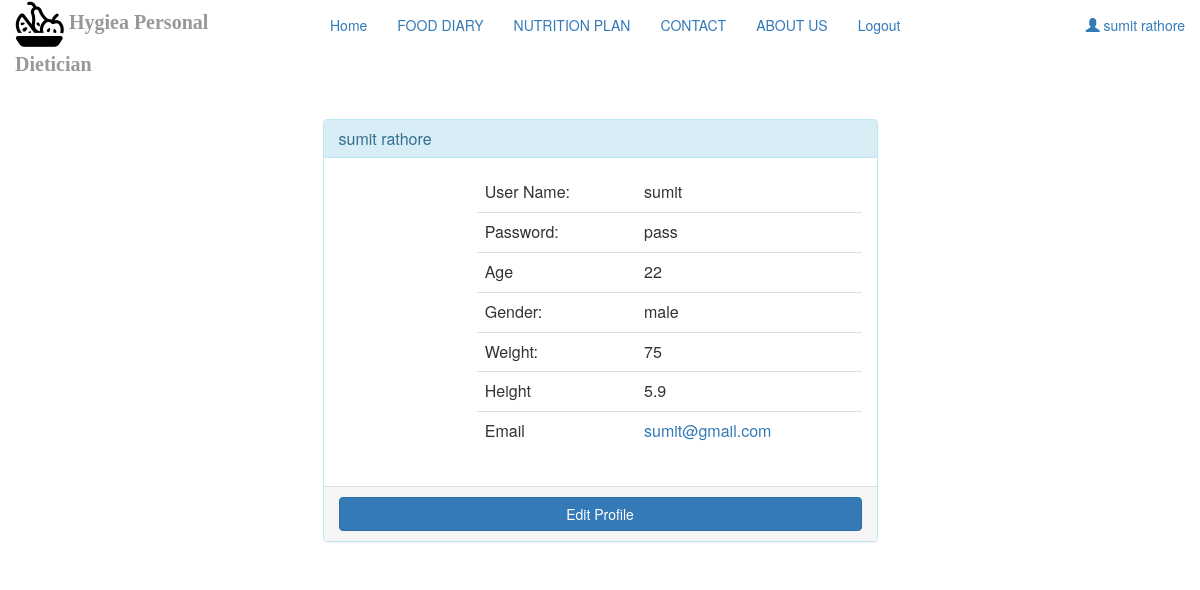
/user_profile.php (signed in), run on the app's committed database.
### tables this page shows
CREATE TABLE `user_account` (
  `id` int(11) NOT NULL,
  `name` varchar(200) NOT NULL,
  `email` varchar(300) NOT NULL,
  `user_name` varchar(200) NOT NULL,
  `password` varchar(200) NOT NULL,
  `age` int(11) NOT NULL,
  `gender` varchar(50) NOT NULL,
  `weight` float NOT NULL,
  `height` float NOT NULL
);

### user_profile.php (the view, shortened to what this page needs)
<?php
include 'connection.php';
if(isset($_SESSION['user_id'])){
    $session_id = $_SESSION['user_id'];
    $sql_for_user_info = "select * from user_account WHERE id = '$session_id'";
    $result = $con->query($sql_for_user_info);
}
else
{
    header("location:index.php");
}
?>
<html>
<head>
    <link rel="stylesheet" type="text/css" href="bootstrap/css/bootstrap.min.css">
    <link rel="stylesheet" type="text/css" href="font-awesome/css/font-awesome.min.css">
    <link rel="stylesheet" href="css1.css">
</head>
<body>
<div class="container-fluid">
    <?php
    if (isset($session_id)){
        include 'navigation_user.php';
    }
    ?>
    <div class="container">
       <?php
        while($row = $result->fetch_assoc() )
        {
            ?>
            <div class="row">
                <div class="col-xs-12 col-sm-12 col-md-6 col-lg-6 col-xs-offset-0 col-sm-offset-0 col-md-offset-3 col-lg-offset-3 toppad" >
                    <div class="panel panel-info">
                        <div class="panel-heading">
                            <h3 class="panel-title"><?php echo $row['name'];?></h3>
                        </div>
                        <div class="panel-body">
                            <div class="row">
                                <div class="col-md-3 col-lg-3 " align="center"></div>
                                <div class=" col-md-9 col-lg-9 ">
                                    <table class="table table-user-information">
                                        <tbody>
                                        <tr>
                                            <td>User Name:</td>
                                            <td><?php echo $row['user_name'];?></td>
                                        </tr>
                                        <tr>
                                            <td>Password:</td>
                                            <td><?php echo $row['password'];?></td>
                                        </tr>
                                        <tr>
                                            <td>Age</td>
                                            <td><?php echo $row['age'];?></td>
                                        </tr>
                                        <tr>
                                            <td>Gender:</td>
                                            <td><?php echo $row['gender'];?></td>
                                        </tr>
                                        <tr>
                                            <td>Weight:</td>
                                            <td><?php echo $row['weight'];?></td>
                                        </tr>
                                        <tr>
                                            <td>Height</td>
                                            <td><?php echo $row['height'];?></td>
                                        </tr>
                                        <tr>
                                            <td>Email</td>
                                            <td><a href="mailto:<?php echo $row['email']?>"><?php echo $row['email'];?></a></td>
                                        </tr>
                                        </tbody>
                                    </table>
                                </div>
                            </div>
                        </div>
                        <div class="panel-footer">
                            <a href="user_profile_edit.php" class="btn btn-primary btn-block">Edit Profile</a>
                        </div>
                    </div>
                </div>
            </div>
            <?php
        }
       ?>
    </div>
</div>
</body>
</html>

### user_profile.php (style rules this page uses)
.table-user-information > tbody > tr { border-top: 1px solid rgb(221, 221, 221); }
.table-user-information > tbody > tr:first-child { border-top: 0; }
.table-user-information > tbody > tr > td { border-top: 0; }
.toppad { margin-top:40px; }

### data on the page
user_account: name "sumit rathore", user_name "sumit", password "pass", age "22", gender "male", weight "75", height "5.9", email "sumit@gmail.com"

### other printed values
$_SESSION['name'] "sumit rathore"
